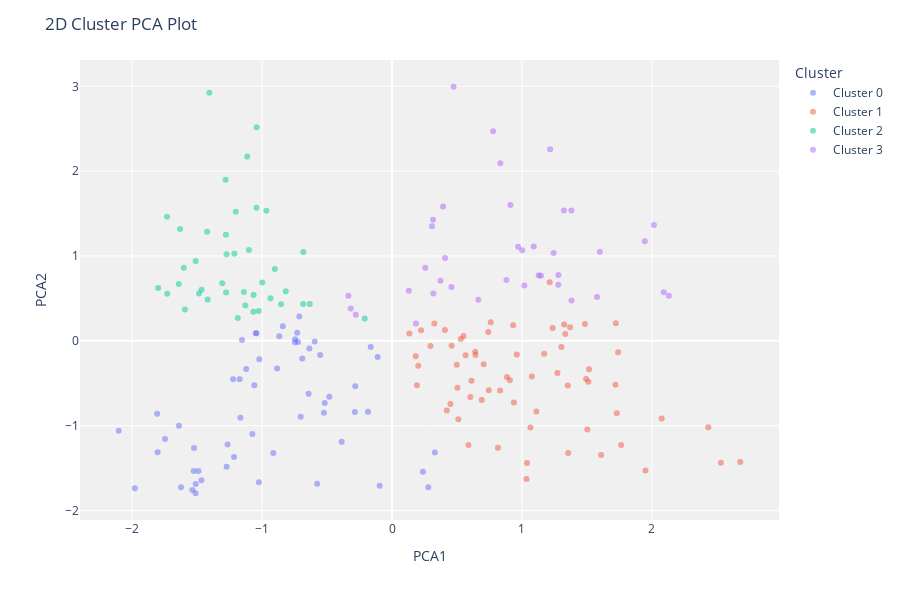

Notebook cell for this chart:
### Code cell
plot_model(kmeans)

### Figure 1 — Plotly figure (JSON) as saved in the notebook; plotly's stock layout.template omitted (floating-point values rounded to 4 significant figures)
{"data": [{"customdata": [["Male"], ["Female"], ["Male"], ["Male"], ["Male"], ["Female"], ["Female"], ["Male"], ["Male"], ["Female"], ["Female"], ["Female"], ["Female"], ["Male"], ["Female"], ["Female"], ["Female"], ["Female"], ["Female"], ["Male"], ["Female"], ["Female"], ["Male"], ["Female"], ["Female"], ["Male"], ["Male"], ["Female"], ["Male"], ["Female"], ["Male"], ["Female"], ["Female"], ["Female"], ["Female"], ["Male"], ["Male"], ["Male"], ["Female"], ["Female"], ["Male"], ["Female"], ["Female"], ["Male"], ["Female"], ["Female"], ["Male"], ["Male"], ["Female"], ["Female"], ["Male"], ["Female"], ["Male"], ["Male"], ["Female"], ["Female"], ["Female"]], "hovertemplate": "Cluster=Cluster 0<br>PCA1=%{x}<br>PCA2=%{y}<br>Feature=%{customdata[0]}<extra></extra>", "legendgroup": "Cluster 0", "marker": {"color": "#636efa", "opacity": 0.5, "symbol": "circle"}, "mode": "markers", "name": "Cluster 0", "orientation": "v", "showlegend": true, "textposition": "top center", "type": "scatter", "x": [-0.5757, -0.2828, -1.172, -1.223, -1.06, -0.6422, -0.5174, -0.6903, -0.4823, -0.2858, -0.5238, -1.167, -0.7029, -1.807, -1.64, -0.1846, -1.074, -0.884, -1.122, -0.7138, -1.048, -1.044, -0.8406, -1.155, -0.7236, -0.1104, -0.7296, -0.6358, -0.7457, -0.1639, -0.7469, -0.5522, -1.021, -0.595, -1.747, -0.8676, -1.526, 0.3299, -1.489, -1.979, -0.9137, -1.51, -1.536, -1.266, -1.025, -0.09547, -0.3875, -1.216, 0.2796, -1.804, -1.273, -1.466, -2.103, -1.624, -1.511, -1.524, 0.2377], "xaxis": "x", "y": [-1.685, -0.5347, -0.4514, -0.4528, -0.5232, -0.6222, -0.7336, -0.2078, -0.6602, -0.8379, -0.8461, -0.9075, -0.8931, -0.8593, -1.0, -0.835, -1.097, -0.3249, -0.3331, 0.2858, 0.08964, 0.0903, 0.1707, 0.009354, -0.01304, -0.1914, 0.09533, -0.08885, 0.01956, -0.0731, -0.01552, -0.1653, -0.2155, -0.009078, -1.157, 0.05495, -1.533, -1.315, -1.535, -1.738, -1.323, -1.688, -1.759, -1.222, -1.667, -1.707, -1.191, -1.37, -1.725, -1.313, -1.484, -1.643, -1.058, -1.726, -1.796, -1.263, -1.544], "yaxis": "y"}, {"customdata": [["Female"], ["Female"], ["Female"], ["Male"], ["Female"], ["Female"], ["Male"], ["Male"], ["Female"], ["Female"], ["Male"], ["Female"], ["Female"], ["Female"], ["Female"], ["Female"], ["Female"], ["Male"], ["Male"], ["Male"], ["Male"], ["Female"], ["Female"], ["Male"], ["Male"], ["Female"], ["Male"], ["Male"], ["Female"], ["Male"], ["Female"], ["Male"], ["Female"], ["Male"], ["Female"], ["Female"], ["Female"], ["Female"], ["Female"], ["Male"], ["Male"], ["Female"], ["Male"], ["Female"], ["Female"], ["Male"], ["Male"], ["Female"], ["Female"], ["Male"], ["Female"], ["Male"], ["Male"], ["Female"], ["Male"], ["Female"], ["Female"], ["Male"], ["Male"], ["Female"], ["Female"], ["Male"], ["Female"], ["Female"], ["Female"]], "hovertemplate": "Cluster=Cluster 1<br>PCA1=%{x}<br>PCA2=%{y}<br>Feature=%{customdata[0]}<extra></extra>", "legendgroup": "Cluster 1", "marker": {"color": "#EF553B", "opacity": 0.5, "symbol": "circle"}, "mode": "markers", "name": "Cluster 1", "orientation": "v", "showlegend": true, "textposition": "top center", "type": "scatter", "x": [0.5666, 0.4583, 0.2956, 0.5508, 1.95, 1.304, 1.039, 2.531, 0.6404, 1.065, 2.68, 1.214, 0.326, 0.7596, 1.503, 1.37, 0.1337, 1.324, 1.484, 1.722, 0.932, 1.333, 1.036, 0.6418, 1.236, 0.5291, 0.7408, 0.4069, 0.2237, 1.74, 0.6026, 0.7445, 0.6902, 0.8319, 1.763, 0.4496, 0.8154, 0.5882, 0.4212, 2.434, 0.9379, 1.73, 2.075, 0.5106, 0.4987, 1.719, 0.9068, 1.111, 1.609, 1.493, 0.7053, 0.9605, 0.1823, 0.2019, 1.171, 0.8848, 1.076, 1.356, 1.516, 1.512, 0.1918, 1.273, 0.6115, 0.5036, 1.353], "xaxis": "x", "y": [-0.1707, -0.05661, -0.05936, 0.05761, -1.528, -0.0726, -1.441, -1.437, -0.1272, -1.021, -1.429, 0.6916, 0.2033, 0.2196, -1.045, 0.161, 0.0877, 0.1932, 0.1989, 0.2071, 0.1836, 0.08188, -1.627, -0.1673, 0.1507, 0.02128, 0.1031, 0.1277, 0.1237, -0.1344, -0.6623, -0.5817, -0.6965, -0.5844, -1.228, -0.7434, -1.26, -1.228, -0.8212, -1.018, -0.7271, -0.8542, -0.914, -0.9248, -0.283, -0.517, -0.4642, -0.832, -1.344, -0.4501, -0.2765, -0.1596, -0.1811, -0.294, -0.1524, -0.4275, -0.4201, -1.322, -0.335, -0.4834, -0.5219, -0.379, -0.4695, -0.5534, -0.5271], "yaxis": "y"}, {"customdata": [["Female"], ["Female"], ["Female"], ["Female"], ["Female"], ["Female"], ["Male"], ["Female"], ["Female"], ["Male"], ["Male"], ["Female"], ["Male"], ["Male"], ["Female"], ["Female"], ["Male"], ["Female"], ["Female"], ["Female"], ["Female"], ["Male"], ["Male"], ["Male"], ["Male"], ["Male"], ["Male"], ["Female"], ["Male"], ["Male"], ["Male"], ["Female"], ["Male"], ["Female"], ["Female"], ["Female"], ["Female"], ["Male"], ["Male"], ["Female"]], "hovertemplate": "Cluster=Cluster 2<br>PCA1=%{x}<br>PCA2=%{y}<br>Feature=%{customdata[0]}<extra></extra>", "legendgroup": "Cluster 2", "marker": {"color": "#00cc96", "opacity": 0.5, "symbol": "circle"}, "mode": "markers", "name": "Cluster 2", "orientation": "v", "showlegend": true, "textposition": "top center", "type": "scatter", "x": [-1.602, -0.9018, -1.641, -1.466, -1.14, -0.8175, -0.6823, -1.73, -1.277, -1.213, -1.042, -1.511, -1.101, -1.278, -1.423, -1.631, -1.732, -1.202, -0.967, -1.28, -1.114, -0.9986, -1.042, -1.273, -1.306, -1.406, -1.485, -1.187, -0.9349, -0.683, -1.129, -0.8539, -1.067, -1.026, -1.594, -0.2103, -1.065, -1.8, -0.6324, -1.419], "xaxis": "x", "y": [0.8607, 0.8483, 0.6698, 0.6015, 0.5755, 0.584, 1.046, 0.5542, 0.5702, 1.028, 1.567, 0.9419, 1.07, 1.25, 1.287, 1.319, 1.463, 1.522, 1.533, 1.899, 2.173, 0.6876, 2.517, 1.021, 0.6782, 2.923, 0.5581, 0.2686, 0.5032, 0.4338, 0.4155, 0.4318, 0.3422, 0.351, 0.3681, 0.2638, 0.5393, 0.624, 0.4352, 0.4875], "yaxis": "y"}, {"customdata": [["Female"], ["Male"], ["Male"], ["Female"], ["Female"], ["Female"], ["Female"], ["Female"], ["Female"], ["Male"], ["Female"], ["Female"], ["Female"], ["Male"], ["Male"], ["Male"], ["Female"], ["Male"], ["Male"], ["Male"], ["Female"], ["Male"], ["Female"], ["Male"], ["Male"], ["Female"], ["Male"], ["Male"], ["Male"], ["Female"], ["Male"], ["Female"], ["Male"], ["Male"], ["Male"], ["Female"], ["Male"], ["Female"]], "hovertemplate": "Cluster=Cluster 3<br>PCA1=%{x}<br>PCA2=%{y}<br>Feature=%{customdata[0]}<extra></extra>", "legendgroup": "Cluster 3", "marker": {"color": "#ab63fa", "opacity": 0.5, "symbol": "circle"}, "mode": "markers", "name": "Cluster 3", "orientation": "v", "showlegend": true, "textposition": "top center", "type": "scatter", "x": [0.3152, 1.323, 2.131, 0.3073, 0.4575, 0.9111, 1.38, -0.2787, 0.3927, 0.8341, 1.217, 0.1839, 0.7781, 0.474, 0.6643, 2.016, -0.3172, 1.945, 0.881, 1.146, 1.018, 0.3738, 1.279, 1.28, 1.129, 2.091, 1.578, 0.1294, 1.244, 1.381, 1.002, 0.4084, 0.3183, 1.09, 0.9701, 1.6, 0.2557, -0.3356], "xaxis": "x", "y": [1.426, 1.536, 0.5321, 1.352, 0.6354, 1.601, 1.537, 0.3078, 1.585, 2.094, 2.258, 0.2039, 2.47, 2.995, 0.4834, 1.365, 0.3815, 1.173, 0.7177, 0.7686, 0.652, 0.7098, 0.6606, 0.7769, 0.7725, 0.5727, 0.5168, 0.5891, 1.035, 0.4757, 1.068, 0.9752, 0.5578, 1.111, 1.108, 1.051, 0.8606, 0.5315], "yaxis": "y"}], "layout": {"height": 600, "legend": {"title": {"text": "Cluster"}, "tracegroupgap": 0}, "margin": {"t": 60}, "plot_bgcolor": "rgb(240,240,240)", "title": {"text": "2D Cluster PCA Plot"}, "xaxis": {"anchor": "y", "domain": [0, 1], "title": {"text": "PCA1"}}, "yaxis": {"anchor": "x", "domain": [0, 1], "title": {"text": "PCA2"}}}}
